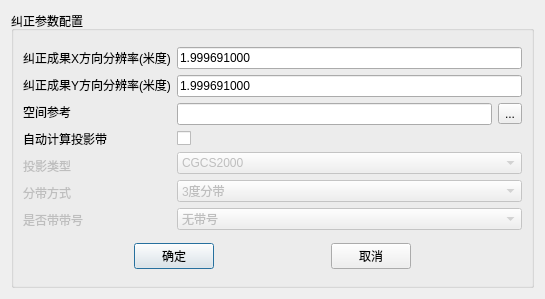
<?xml version="1.0" encoding="UTF-8"?>
<ui version="4.0">
 <class>SetOrthoInfo</class>
 <widget class="QDialog" name="SetOrthoInfo">
  <property name="geometry">
   <rect>
    <x>0</x>
    <y>0</y>
    <width>545</width>
    <height>299</height>
   </rect>
  </property>
  <property name="windowTitle">
   <string>Dialog</string>
  </property>
  <property name="styleSheet">
   <string notr="true">font: 57 9pt &quot;Source Han Sans SC Medium&quot;;</string>
  </property>
  <property name="sizeGripEnabled">
   <bool>false</bool>
  </property>
  <property name="modal">
   <bool>true</bool>
  </property>
  <layout class="QGridLayout" name="gridLayout_2">
   <item row="0" column="0">
    <widget class="QGroupBox" name="groupBox">
     <property name="minimumSize">
      <size>
       <width>518</width>
       <height>260</height>
      </size>
     </property>
     <property name="maximumSize">
      <size>
       <width>16777215</width>
       <height>16777213</height>
      </size>
     </property>
     <property name="baseSize">
      <size>
       <width>518</width>
       <height>260</height>
      </size>
     </property>
     <property name="title">
      <string>纠正参数配置</string>
     </property>
     <property name="flat">
      <bool>false</bool>
     </property>
     <property name="checkable">
      <bool>false</bool>
     </property>
     <layout class="QGridLayout" name="gridLayout">
      <item row="0" column="0">
       <layout class="QVBoxLayout" name="verticalLayout">
        <item>
         <widget class="QLabel" name="label">
          <property name="text">
           <string>纠正成果X方向分辨率(米度)</string>
          </property>
         </widget>
        </item>
        <item>
         <widget class="QLabel" name="label_2">
          <property name="text">
           <string>纠正成果Y方向分辨率(米度)</string>
          </property>
         </widget>
        </item>
        <item>
         <widget class="QLabel" name="label_3">
          <property name="text">
           <string>空间参考</string>
          </property>
         </widget>
        </item>
        <item>
         <widget class="QLabel" name="label_4">
          <property name="text">
           <string>自动计算投影带</string>
          </property>
         </widget>
        </item>
        <item>
         <widget class="QLabel" name="label_5">
          <property name="enabled">
           <bool>false</bool>
          </property>
          <property name="text">
           <string>投影类型</string>
          </property>
         </widget>
        </item>
        <item>
         <widget class="QLabel" name="label_6">
          <property name="enabled">
           <bool>false</bool>
          </property>
          <property name="text">
           <string>分带方式</string>
          </property>
         </widget>
        </item>
        <item>
         <widget class="QLabel" name="label_7">
          <property name="enabled">
           <bool>false</bool>
          </property>
          <property name="text">
           <string>是否带带号</string>
          </property>
         </widget>
        </item>
       </layout>
      </item>
      <item row="0" column="1">
       <layout class="QVBoxLayout" name="verticalLayout_2">
        <item>
         <widget class="QLineEdit" name="lineEdit">
          <property name="text">
           <string>1.999691000</string>
          </property>
         </widget>
        </item>
        <item>
         <widget class="QLineEdit" name="lineEdit_2">
          <property name="text">
           <string>1.999691000</string>
          </property>
         </widget>
        </item>
        <item>
         <layout class="QHBoxLayout" name="horizontalLayout">
          <item>
           <widget class="QLineEdit" name="lineEdit_3">
            <property name="layoutDirection">
             <enum>Qt::LeftToRight</enum>
            </property>
            <property name="autoFillBackground">
             <bool>false</bool>
            </property>
            <property name="clearButtonEnabled">
             <bool>false</bool>
            </property>
           </widget>
          </item>
          <item>
           <widget class="QToolButton" name="toolButton">
            <property name="text">
             <string>...</string>
            </property>
           </widget>
          </item>
         </layout>
        </item>
        <item>
         <widget class="QCheckBox" name="checkBox">
          <property name="text">
           <string/>
          </property>
          <property name="checkable">
           <bool>true</bool>
          </property>
          <property name="checked">
           <bool>false</bool>
          </property>
         </widget>
        </item>
        <item>
         <widget class="QComboBox" name="comboBox_3">
          <property name="enabled">
           <bool>false</bool>
          </property>
          <item>
           <property name="text">
            <string>CGCS2000</string>
           </property>
          </item>
          <item>
           <property name="text">
            <string>WGS84</string>
           </property>
          </item>
          <item>
           <property name="text">
            <string>UTM</string>
           </property>
          </item>
         </widget>
        </item>
        <item>
         <widget class="QComboBox" name="comboBox">
          <property name="enabled">
           <bool>false</bool>
          </property>
          <property name="currentIndex">
           <number>0</number>
          </property>
          <item>
           <property name="text">
            <string>3度分带</string>
           </property>
          </item>
          <item>
           <property name="text">
            <string>6度分带</string>
           </property>
          </item>
         </widget>
        </item>
        <item>
         <widget class="QComboBox" name="comboBox_2">
          <property name="enabled">
           <bool>false</bool>
          </property>
          <property name="currentIndex">
           <number>0</number>
          </property>
          <item>
           <property name="text">
            <string>无带号</string>
           </property>
          </item>
          <item>
           <property name="text">
            <string>有带号</string>
           </property>
          </item>
         </widget>
        </item>
       </layout>
      </item>
      <item row="1" column="0" colspan="2">
       <layout class="QHBoxLayout" name="_2">
        <property name="spacing">
         <number>6</number>
        </property>
        <property name="leftMargin">
         <number>0</number>
        </property>
        <property name="topMargin">
         <number>0</number>
        </property>
        <property name="rightMargin">
         <number>0</number>
        </property>
        <property name="bottomMargin">
         <number>0</number>
        </property>
        <item>
         <spacer name="horizontalSpacer_2">
          <property name="orientation">
           <enum>Qt::Horizontal</enum>
          </property>
          <property name="sizeHint" stdset="0">
           <size>
            <width>40</width>
            <height>20</height>
           </size>
          </property>
         </spacer>
        </item>
        <item>
         <widget class="QPushButton" name="okButton">
          <property name="text">
           <string>确定</string>
          </property>
         </widget>
        </item>
        <item>
         <spacer name="horizontalSpacer">
          <property name="orientation">
           <enum>Qt::Horizontal</enum>
          </property>
          <property name="sizeHint" stdset="0">
           <size>
            <width>40</width>
            <height>20</height>
           </size>
          </property>
         </spacer>
        </item>
        <item>
         <widget class="QPushButton" name="cancelButton">
          <property name="text">
           <string>取消</string>
          </property>
         </widget>
        </item>
        <item>
         <spacer name="horizontalSpacer_3">
          <property name="orientation">
           <enum>Qt::Horizontal</enum>
          </property>
          <property name="sizeHint" stdset="0">
           <size>
            <width>40</width>
            <height>20</height>
           </size>
          </property>
         </spacer>
        </item>
       </layout>
      </item>
     </layout>
    </widget>
   </item>
  </layout>
 </widget>
 <resources/>
 <connections>
  <connection>
   <sender>okButton</sender>
   <signal>clicked()</signal>
   <receiver>SetOrthoInfo</receiver>
   <slot>accept()</slot>
   <hints>
    <hint type="sourcelabel">
     <x>210</x>
     <y>245</y>
    </hint>
    <hint type="destinationlabel">
     <x>96</x>
     <y>254</y>
    </hint>
   </hints>
  </connection>
  <connection>
   <sender>cancelButton</sender>
   <signal>clicked()</signal>
   <receiver>SetOrthoInfo</receiver>
   <slot>reject()</slot>
   <hints>
    <hint type="sourcelabel">
     <x>369</x>
     <y>253</y>
    </hint>
    <hint type="destinationlabel">
     <x>179</x>
     <y>282</y>
    </hint>
   </hints>
  </connection>
 </connections>
</ui>
